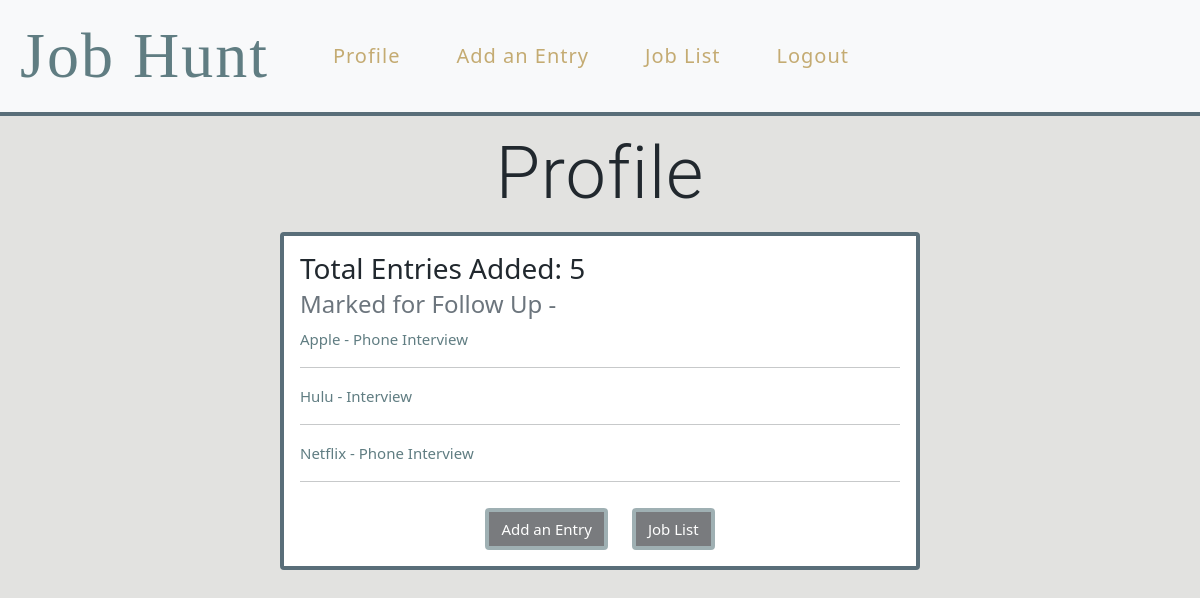
/profile (signed in), run on an earlier commit of the app's database.
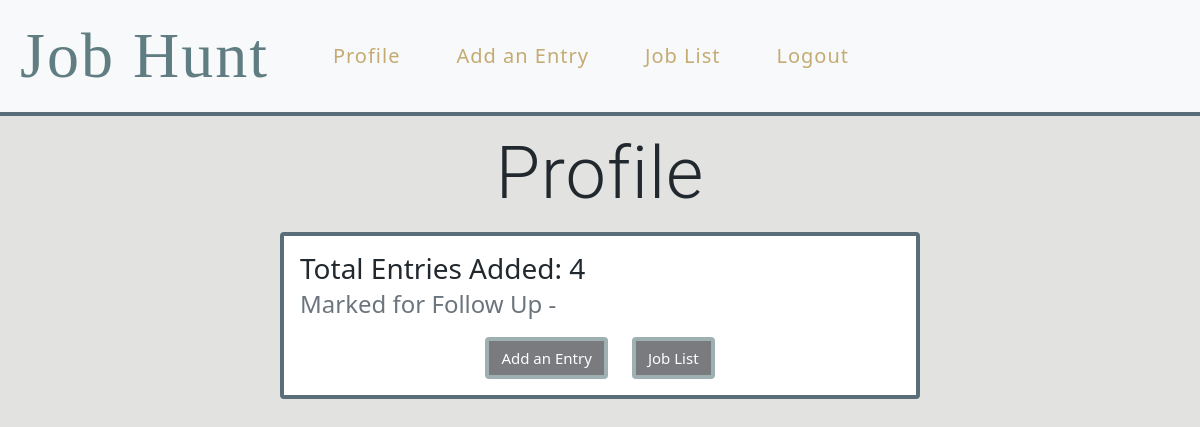
And on a later commit of the database.
### jobHuntApp/models.py (models this page shows)
class User(models.Model):
    first_name = models.CharField(max_length=255)
    last_name = models.CharField(max_length=255)
    email = models.CharField(max_length=255)
    password = models.TextField()
    created_at = models.DateTimeField(auto_now_add=True)
    updated_at = models.DateTimeField(auto_now=True)
    objects = UserManager()

class Job(models.Model):
    company_name = models.CharField(max_length=50)
    position = models.CharField(max_length=50)
    status = models.CharField(max_length=50)
    created_by = models.ForeignKey(User, related_name="jobs", on_delete=models.CASCADE, null=True)
    users_follow_up = models.ManyToManyField(User, related_name="jobs_users_marked")
    created_at = models.DateTimeField(auto_now_add=True)
    updated_at = models.DateTimeField(auto_now=True)
    objects = JobManager()

### jobHuntApp/views.py (the view)
# urls.py: path('profile', views.profile),
def profile(request):
    if 'user_id' not in request.session:
        return redirect('/')
    this_user = User.objects.filter(id = request.session['user_id'])
    context = {
        'user': this_user[0]
    }
    return render(request, 'profile.html', context)

### jobHuntApp/templates/profile.html (shortened to what this page needs)
<!DOCTYPE html>
<html>
    <head>
        <link href="https://cdn.jsdelivr.net/npm/bootstrap@5.1.0/dist/css/bootstrap.min.css" rel="stylesheet">
        <link rel="stylesheet" href="/static/css/style.css">
    </head>
    <body>
    {% include "navBar.html" %}
    <h1 class="display-2 text-center">Profile</h1>
        <div class="d-flex justify-content-center">
            <div class="card" style="width: 40rem;">
                <div class="card-body">
                    <h3 class="card-title"> Total Entries Added: {{user.jobs.all | length}}</h3>
                    <h4 class="card-subtitle mb-2 text-muted">Marked for Follow Up - </h4>
                    {% for job in user.jobs.all reversed%}
                        {% if job.users_follow_up.all %}
                            <p class="card-text"><a href="/jobs/{{job.id}}/edit">{{job.company_name}} - {{job.status}}</a></p>
                            <hr>
                        {% endif %}
                    {% endfor %}
                    <div class="col text-center">
                        <a class="btn btn-dark" href="/addlisting" role="button">Add an Entry</a>
                        <a class="btn btn-dark" href="/jobs" role="button">Job List</a>
                    </div>
                </div>
            </div>
        </div>
    </body>
</html>

What changed in the data, as far as the page shows it:
no longer on this page (row edited): Job: company_name "Apple", status "Phone Interview"
no longer on this page (row edited): Job: company_name "Hulu", status "Interview"
no longer on this page (row edited): Job: company_name "Netflix", status "Phone Interview"
computed for User: jobs.all|length "5" → "4"
